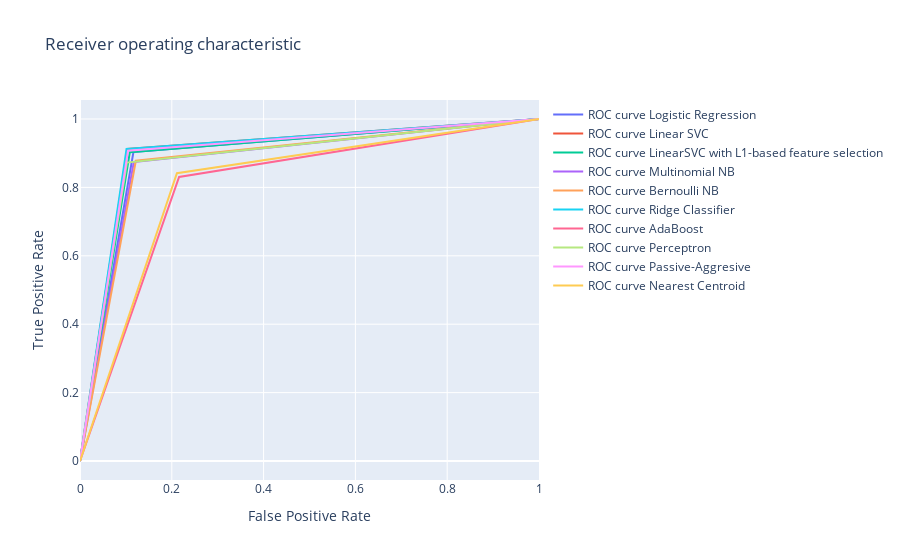

This figure's notebook cell:
### Code cell
py.iplot(fig)

### Figure 1 — Plotly figure (JSON) as saved in the notebook; plotly's stock layout.template omitted (floating-point values rounded to 4 significant figures)
{"data": [{"mode": "lines", "name": "ROC curve Logistic Regression", "type": "scatter", "x": [0, 0.1165, 1], "y": [0, 0.9038, 1]}, {"mode": "lines", "name": "ROC curve Linear SVC", "type": "scatter", "x": [0, 0.103, 1], "y": [0, 0.9127, 1]}, {"mode": "lines", "name": "ROC curve LinearSVC with L1-based feature selection", "type": "scatter", "x": [0, 0.1085, 1], "y": [0, 0.903, 1]}, {"mode": "lines", "name": "ROC curve Multinomial NB", "type": "scatter", "x": [0, 0.1173, 1], "y": [0, 0.8744, 1]}, {"mode": "lines", "name": "ROC curve Bernoulli NB", "type": "scatter", "x": [0, 0.1217, 1], "y": [0, 0.8781, 1]}, {"mode": "lines", "name": "ROC curve Ridge Classifier", "type": "scatter", "x": [0, 0.1014, 1], "y": [0, 0.9123, 1]}, {"mode": "lines", "name": "ROC curve AdaBoost", "type": "scatter", "x": [0, 0.2159, 1], "y": [0, 0.8306, 1]}, {"mode": "lines", "name": "ROC curve Perceptron", "type": "scatter", "x": [0, 0.1022, 1], "y": [0, 0.8724, 1]}, {"mode": "lines", "name": "ROC curve Passive-Aggresive", "type": "scatter", "x": [0, 0.1046, 1], "y": [0, 0.907, 1]}, {"mode": "lines", "name": "ROC curve Nearest Centroid", "type": "scatter", "x": [0, 0.2111, 1], "y": [0, 0.8414, 1]}], "layout": {"title": {"text": "Receiver operating characteristic "}, "xaxis": {"title": {"text": "False Positive Rate"}}, "yaxis": {"title": {"text": "True Positive Rate"}}}}
